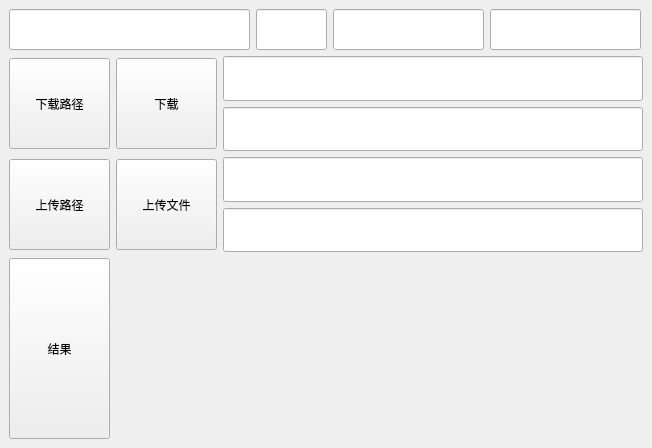
<?xml version="1.0" encoding="UTF-8"?>
<ui version="4.0">
 <class>MainWindow</class>
 <widget class="QMainWindow" name="MainWindow">
  <property name="geometry">
   <rect>
    <x>0</x>
    <y>0</y>
    <width>652</width>
    <height>448</height>
   </rect>
  </property>
  <property name="windowTitle">
   <string>MainWindow</string>
  </property>
  <widget class="QWidget" name="centralWidget">
   <layout class="QGridLayout" name="gridLayout">
    <item row="0" column="0">
     <layout class="QHBoxLayout" name="horizontalLayout_4">
      <item>
       <widget class="QLineEdit" name="lineEdit_ip">
        <property name="minimumSize">
         <size>
          <width>241</width>
          <height>41</height>
         </size>
        </property>
        <property name="maximumSize">
         <size>
          <width>241</width>
          <height>41</height>
         </size>
        </property>
       </widget>
      </item>
      <item>
       <widget class="QLineEdit" name="lineEdit_port">
        <property name="minimumSize">
         <size>
          <width>71</width>
          <height>41</height>
         </size>
        </property>
        <property name="maximumSize">
         <size>
          <width>71</width>
          <height>41</height>
         </size>
        </property>
       </widget>
      </item>
      <item>
       <widget class="QLineEdit" name="lineEdit_usr">
        <property name="minimumSize">
         <size>
          <width>151</width>
          <height>41</height>
         </size>
        </property>
        <property name="maximumSize">
         <size>
          <width>151</width>
          <height>41</height>
         </size>
        </property>
       </widget>
      </item>
      <item>
       <widget class="QLineEdit" name="lineEdit_pwd">
        <property name="minimumSize">
         <size>
          <width>151</width>
          <height>41</height>
         </size>
        </property>
        <property name="maximumSize">
         <size>
          <width>151</width>
          <height>41</height>
         </size>
        </property>
       </widget>
      </item>
     </layout>
    </item>
    <item row="1" column="0">
     <layout class="QHBoxLayout" name="horizontalLayout_2">
      <item>
       <widget class="QPushButton" name="pushButton_downloadpath">
        <property name="minimumSize">
         <size>
          <width>101</width>
          <height>91</height>
         </size>
        </property>
        <property name="maximumSize">
         <size>
          <width>101</width>
          <height>91</height>
         </size>
        </property>
        <property name="text">
         <string>下载路径</string>
        </property>
       </widget>
      </item>
      <item>
       <widget class="QPushButton" name="pushButton_download">
        <property name="minimumSize">
         <size>
          <width>101</width>
          <height>91</height>
         </size>
        </property>
        <property name="maximumSize">
         <size>
          <width>101</width>
          <height>91</height>
         </size>
        </property>
        <property name="text">
         <string>下载</string>
        </property>
       </widget>
      </item>
      <item>
       <layout class="QVBoxLayout" name="verticalLayout_2">
        <item>
         <widget class="QLineEdit" name="lineEdit_downfilepath">
          <property name="sizePolicy">
           <sizepolicy hsizetype="Expanding" vsizetype="Expanding">
            <horstretch>0</horstretch>
            <verstretch>0</verstretch>
           </sizepolicy>
          </property>
         </widget>
        </item>
        <item>
         <widget class="QLineEdit" name="lineEdit_downrename">
          <property name="sizePolicy">
           <sizepolicy hsizetype="Expanding" vsizetype="Expanding">
            <horstretch>0</horstretch>
            <verstretch>0</verstretch>
           </sizepolicy>
          </property>
         </widget>
        </item>
       </layout>
      </item>
     </layout>
    </item>
    <item row="2" column="0">
     <layout class="QHBoxLayout" name="horizontalLayout_3">
      <item>
       <widget class="QPushButton" name="pushButton_upload">
        <property name="minimumSize">
         <size>
          <width>101</width>
          <height>91</height>
         </size>
        </property>
        <property name="maximumSize">
         <size>
          <width>101</width>
          <height>91</height>
         </size>
        </property>
        <property name="text">
         <string>上传路径</string>
        </property>
       </widget>
      </item>
      <item>
       <widget class="QPushButton" name="pushButton_start">
        <property name="minimumSize">
         <size>
          <width>101</width>
          <height>91</height>
         </size>
        </property>
        <property name="maximumSize">
         <size>
          <width>101</width>
          <height>91</height>
         </size>
        </property>
        <property name="text">
         <string>上传文件</string>
        </property>
       </widget>
      </item>
      <item>
       <layout class="QVBoxLayout" name="verticalLayout_3">
        <item>
         <widget class="QLineEdit" name="lineEdit_upfilepath">
          <property name="sizePolicy">
           <sizepolicy hsizetype="Expanding" vsizetype="Expanding">
            <horstretch>0</horstretch>
            <verstretch>0</verstretch>
           </sizepolicy>
          </property>
         </widget>
        </item>
        <item>
         <widget class="QLineEdit" name="lineEdit_uprename">
          <property name="sizePolicy">
           <sizepolicy hsizetype="Expanding" vsizetype="Expanding">
            <horstretch>0</horstretch>
            <verstretch>0</verstretch>
           </sizepolicy>
          </property>
         </widget>
        </item>
       </layout>
      </item>
     </layout>
    </item>
    <item row="3" column="0">
     <layout class="QHBoxLayout" name="horizontalLayout">
      <item>
       <widget class="QPushButton" name="pushButton_result">
        <property name="minimumSize">
         <size>
          <width>101</width>
          <height>181</height>
         </size>
        </property>
        <property name="maximumSize">
         <size>
          <width>101</width>
          <height>181</height>
         </size>
        </property>
        <property name="text">
         <string>结果</string>
        </property>
       </widget>
      </item>
      <item>
       <layout class="QVBoxLayout" name="verticalLayout">
        <item>
         <widget class="QLabel" name="label_fileinfo">
          <property name="text">
           <string/>
          </property>
         </widget>
        </item>
        <item>
         <widget class="QLabel" name="label_result">
          <property name="text">
           <string/>
          </property>
         </widget>
        </item>
       </layout>
      </item>
     </layout>
    </item>
   </layout>
  </widget>
 </widget>
 <resources/>
 <connections/>
</ui>
